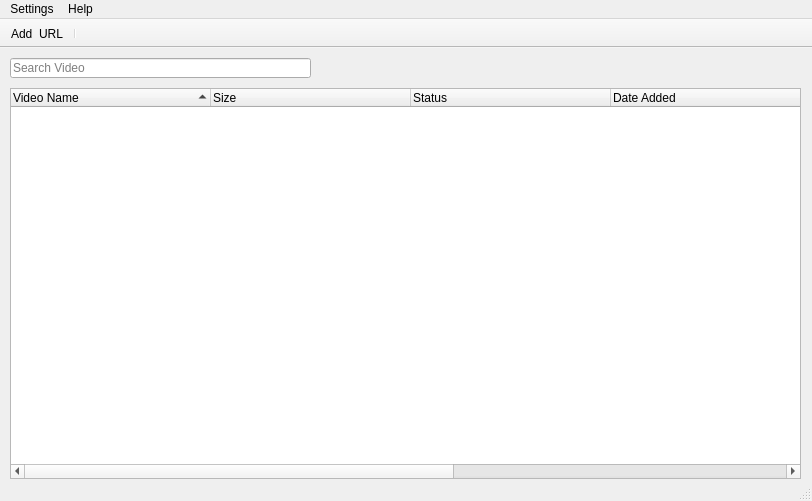
<?xml version="1.0" encoding="UTF-8"?>
<ui version="4.0">
 <author>Ajayi Oluwaseun Emmanuel (Webdezzi Services)</author>
 <class>main</class>
 <widget class="QMainWindow" name="main">
  <property name="geometry">
   <rect>
    <x>0</x>
    <y>0</y>
    <width>812</width>
    <height>501</height>
   </rect>
  </property>
  <property name="sizePolicy">
   <sizepolicy hsizetype="Fixed" vsizetype="Fixed">
    <horstretch>0</horstretch>
    <verstretch>0</verstretch>
   </sizepolicy>
  </property>
  <property name="minimumSize">
   <size>
    <width>812</width>
    <height>501</height>
   </size>
  </property>
  <property name="maximumSize">
   <size>
    <width>812</width>
    <height>501</height>
   </size>
  </property>
  <property name="windowTitle">
   <string>Youtube Downloader</string>
  </property>
  <property name="windowIcon">
   <iconset resource="../../resources.qrc">
    <normaloff>:/images/images/logo.png</normaloff>:/images/images/logo.png</iconset>
  </property>
  <property name="statusTip">
   <string/>
  </property>
  <property name="toolButtonStyle">
   <enum>Qt::ToolButtonTextBesideIcon</enum>
  </property>
  <widget class="QWidget" name="centralwidget">
   <widget class="QTreeWidget" name="videoTreeW">
    <property name="enabled">
     <bool>true</bool>
    </property>
    <property name="geometry">
     <rect>
      <x>10</x>
      <y>40</y>
      <width>791</width>
      <height>391</height>
     </rect>
    </property>
    <property name="sizePolicy">
     <sizepolicy hsizetype="Fixed" vsizetype="Fixed">
      <horstretch>0</horstretch>
      <verstretch>0</verstretch>
     </sizepolicy>
    </property>
    <property name="minimumSize">
     <size>
      <width>601</width>
      <height>121</height>
     </size>
    </property>
    <property name="maximumSize">
     <size>
      <width>900</width>
      <height>700</height>
     </size>
    </property>
    <property name="tabKeyNavigation">
     <bool>true</bool>
    </property>
    <property name="alternatingRowColors">
     <bool>true</bool>
    </property>
    <property name="sortingEnabled">
     <bool>true</bool>
    </property>
    <property name="animated">
     <bool>true</bool>
    </property>
    <attribute name="headerDefaultSectionSize">
     <number>200</number>
    </attribute>
    <column>
     <property name="text">
      <string>Video Name</string>
     </property>
    </column>
    <column>
     <property name="text">
      <string>Size</string>
     </property>
    </column>
    <column>
     <property name="text">
      <string>Status</string>
     </property>
    </column>
    <column>
     <property name="text">
      <string>Date Added</string>
     </property>
    </column>
    <column>
     <property name="text">
      <string>video_id</string>
     </property>
    </column>
    <column>
     <property name="text">
      <string>id</string>
     </property>
    </column>
    <column>
     <property name="text">
      <string>path</string>
     </property>
    </column>
   </widget>
   <widget class="QLineEdit" name="searchLineEdit">
    <property name="geometry">
     <rect>
      <x>10</x>
      <y>10</y>
      <width>301</width>
      <height>20</height>
     </rect>
    </property>
    <property name="text">
     <string/>
    </property>
    <property name="placeholderText">
     <string>Search Video</string>
    </property>
   </widget>
  </widget>
  <widget class="QMenuBar" name="menuBar">
   <property name="geometry">
    <rect>
     <x>0</x>
     <y>0</y>
     <width>812</width>
     <height>21</height>
    </rect>
   </property>
   <widget class="QMenu" name="menuHelp">
    <property name="title">
     <string>Help</string>
    </property>
    <addaction name="actionReportProblem"/>
   </widget>
   <widget class="QMenu" name="menuSettings">
    <property name="title">
     <string>Settings</string>
    </property>
    <addaction name="actionPreferences"/>
   </widget>
   <addaction name="menuSettings"/>
   <addaction name="menuHelp"/>
  </widget>
  <widget class="QToolBar" name="ToolBar">
   <property name="enabled">
    <bool>true</bool>
   </property>
   <property name="windowTitle">
    <string>Tool Bar</string>
   </property>
   <property name="movable">
    <bool>false</bool>
   </property>
   <property name="floatable">
    <bool>false</bool>
   </property>
   <attribute name="toolBarArea">
    <enum>TopToolBarArea</enum>
   </attribute>
   <attribute name="toolBarBreak">
    <bool>false</bool>
   </attribute>
   <addaction name="addURL"/>
   <addaction name="separator"/>
  </widget>
  <widget class="QStatusBar" name="statusBar"/>
  <action name="addURL">
   <property name="icon">
    <iconset resource="../../resources.qrc">
     <normaloff>:/images/images/add.png</normaloff>:/images/images/add.png</iconset>
   </property>
   <property name="text">
    <string>Add  URL</string>
   </property>
   <property name="toolTip">
    <string>Add Youtube URL to queue</string>
   </property>
  </action>
  <action name="actionManage_servstat">
   <property name="enabled">
    <bool>false</bool>
   </property>
   <property name="text">
    <string>Manage service station</string>
   </property>
   <property name="toolTip">
    <string>Manage location</string>
   </property>
  </action>
  <action name="actionManage_user">
   <property name="enabled">
    <bool>false</bool>
   </property>
   <property name="text">
    <string>Manage users</string>
   </property>
   <property name="toolTip">
    <string>Manage user</string>
   </property>
  </action>
  <action name="actionManage_messages">
   <property name="enabled">
    <bool>false</bool>
   </property>
   <property name="text">
    <string>Manage tickets</string>
   </property>
   <property name="toolTip">
    <string>Manage messages</string>
   </property>
  </action>
  <action name="actionShow_left_pane">
   <property name="checkable">
    <bool>true</bool>
   </property>
   <property name="checked">
    <bool>true</bool>
   </property>
   <property name="text">
    <string>Toggle left pane</string>
   </property>
  </action>
  <action name="actionCreate_Service_Station">
   <property name="enabled">
    <bool>false</bool>
   </property>
   <property name="text">
    <string>Create service station</string>
   </property>
  </action>
  <action name="actionEdit_service_station">
   <property name="enabled">
    <bool>false</bool>
   </property>
   <property name="text">
    <string>Edit service station</string>
   </property>
  </action>
  <action name="actionDelete_service_station">
   <property name="enabled">
    <bool>false</bool>
   </property>
   <property name="text">
    <string>Delete service station</string>
   </property>
  </action>
  <action name="actionHide_toolbar">
   <property name="checkable">
    <bool>true</bool>
   </property>
   <property name="checked">
    <bool>true</bool>
   </property>
   <property name="text">
    <string>Toggle Toolbar</string>
   </property>
  </action>
  <action name="actionManage_Logs">
   <property name="enabled">
    <bool>false</bool>
   </property>
   <property name="text">
    <string>Manage Logs</string>
   </property>
  </action>
  <action name="actionBackup_Data">
   <property name="enabled">
    <bool>false</bool>
   </property>
   <property name="text">
    <string>Backup Database</string>
   </property>
  </action>
  <action name="actionManage_services">
   <property name="enabled">
    <bool>false</bool>
   </property>
   <property name="text">
    <string>Manage services</string>
   </property>
  </action>
  <action name="actionContact_us">
   <property name="enabled">
    <bool>false</bool>
   </property>
   <property name="text">
    <string>Messages</string>
   </property>
  </action>
  <action name="actionJob_application">
   <property name="enabled">
    <bool>false</bool>
   </property>
   <property name="text">
    <string>Job application</string>
   </property>
  </action>
  <action name="actionTraffic">
   <property name="text">
    <string>Traffic</string>
   </property>
  </action>
  <action name="actionBlocked_IPs">
   <property name="text">
    <string>Blocked IPs</string>
   </property>
  </action>
  <action name="actionReportProblem">
   <property name="enabled">
    <bool>true</bool>
   </property>
   <property name="text">
    <string>Report a problem</string>
   </property>
  </action>
  <action name="actionPreferences">
   <property name="enabled">
    <bool>true</bool>
   </property>
   <property name="text">
    <string>Preferences</string>
   </property>
  </action>
  <action name="actionChange_Password">
   <property name="enabled">
    <bool>false</bool>
   </property>
   <property name="text">
    <string>Change Password</string>
   </property>
  </action>
  <action name="actionService_Station">
   <property name="icon">
    <iconset>
     <normaloff>:/images/resources/servicestation.png</normaloff>:/images/resources/servicestation.png</iconset>
   </property>
   <property name="text">
    <string>Service Station</string>
   </property>
   <property name="toolTip">
    <string>View history of service stations in your care</string>
   </property>
   <property name="visible">
    <bool>false</bool>
   </property>
  </action>
 </widget>
 <resources>
  <include location="../../resources.qrc"/>
 </resources>
 <connections>
  <connection>
   <sender>actionHide_toolbar</sender>
   <signal>toggled(bool)</signal>
   <receiver>ToolBar</receiver>
   <slot>setVisible(bool)</slot>
   <hints>
    <hint type="sourcelabel">
     <x>-1</x>
     <y>-1</y>
    </hint>
    <hint type="destinationlabel">
     <x>405</x>
     <y>37</y>
    </hint>
   </hints>
  </connection>
 </connections>
</ui>
